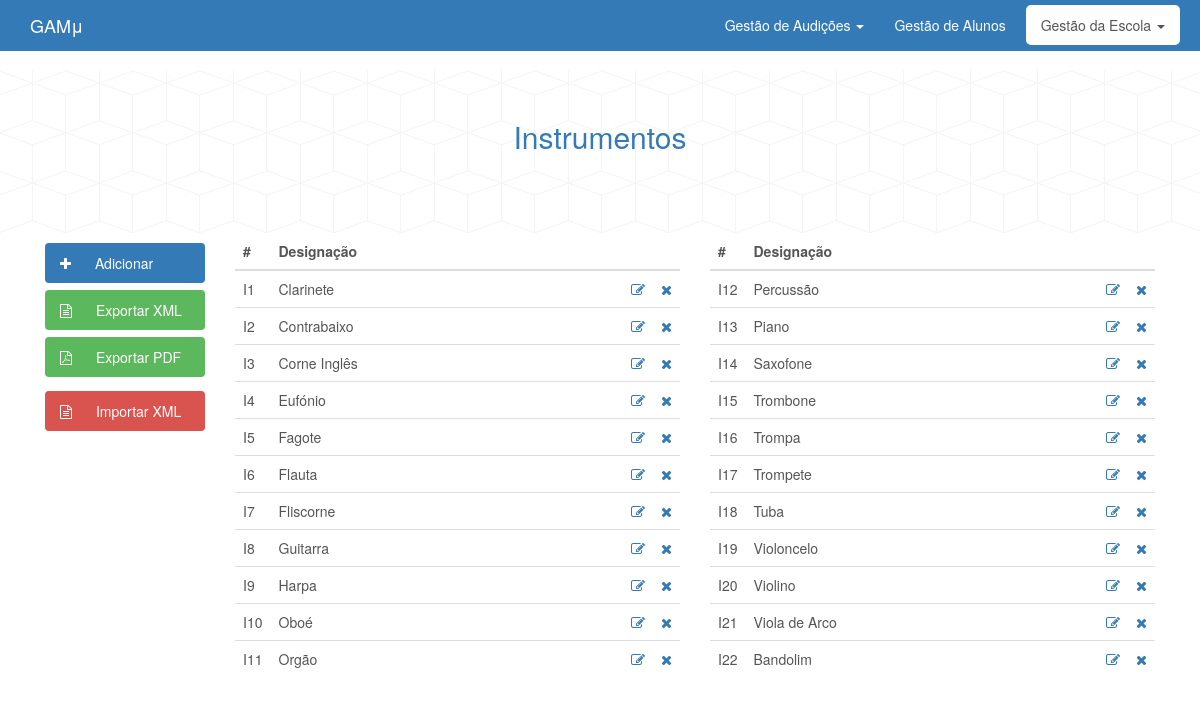
The page /website/index.php?controller=instrumento&action=index on the database its author committed.
### tables this page shows
CREATE TABLE IF NOT EXISTS `Instrumento` (
  `id_instrumento` INT NOT NULL AUTO_INCREMENT COMMENT '',
  `nome` VARCHAR(45) NOT NULL COMMENT '',
  PRIMARY KEY (`id_instrumento`)  COMMENT '');

### website/controllers/instrumento_controller.php (called while the page is built, shortened)
<?php
  class InstrumentoController {
    public function index() {
      $nr_instrumentos = Instrumento::count();
      $number_of_records = 100;
      $result_number=ceil($nr_instrumentos/$number_of_records);
      if(isset($_GET['page']))
        if(($_GET['page']>0) && ($_GET['page']<=$result_number))
          $page=$_GET['page'];
        else
          $page=1;
      else
        $page=1;
      $instrumentos = Instrumento::retrieve('Instrumento.id_instrumento',$page,$number_of_records);
      require_once('views/instrumento/index.php');
    }
  }
?>

### website/index.php (called while the page is built, shortened)
<?php
  require_once('views/layout.php');
?>

### website/models/instrumento.php (called while the page is built, shortened)
<?php
class Instrumento {
	public function __construct($id, $nome) {
		$this->id = $id;
		$this->nome = $nome;
	}
	public static function retrieve($order,$page,$number_of_records) {
		$db = Db::getInstance();
		$startpoint=($page-1)*$number_of_records;
		$list = [];
		$query_select = "SELECT * FROM Instrumento ORDER BY $order LIMIT $startpoint,$number_of_records";
		$result = $db->query($query_select);
		foreach($result as $inst)
			$list[] = new Instrumento($inst['id_instrumento'],$inst['nome']);
		return $list;
	}
  }
  ?>

### website/views/instrumento/index.php (the view, shortened to what this page needs)
	<div class="container-fluid">
	<div class="row">
		<div id="header" class="col-xs-12" style="padding-top:30px;padding-bottom:70px;">
			<h2 id="title" class='text-center'>Instrumentos</h2>
	</div>
	</div>
	<div class="container">
		<div id="sidebar" class="col-xs-12 col-md-2" style="padding-top:10px;">
			<ul class="sidebar nav nav-pills nav-stacked">
				<li role="presentation" class="normal">
					<a href="#" onclick="showModal()">
					<i class="fa fa-plus" style="padding-right: 20px"></i>
						Adicionar
					</a>
				</li>
				<li id="download" role="presentation" class="safe">
					<a href="?controller=instrumento&action=exportxml">
						<i class="fa fa-file-text-o" style="padding-right: 20px"></i>
						Exportar XML
					</a>
				</li>
				<li role="presentation" class="safe">
					<a href="#" onclick="inputXML()">
						<i class="fa fa-file-pdf-o" style="padding-right: 20px"></i>
						Exportar PDF
					</a>
				</li>
				<li class="mydivider">
				</li>
				<li role="presentation" class="warn">
					<a href="#" onclick="inputXML()">
						<i class="fa fa-file-text-o" style="padding-right: 20px"></i>
						Importar XML
					</a>
				</li>
			</ul>
		</div>
		<div id="content" class="col-xs-12 col-md-5">
			<table class='table'>
				<thead>
					<tr>
						<th width='5%'>#</th>
						<th width='87%'>Designação</th>
						<th width='4%'></th>
						<th width='4%'></th>
					</tr>
				</thead>
				<tbody>
					<?php
					$c = 0;
					$total = count($instrumentos);
							foreach ($instrumentos as $instrumento)
							{
								echo "<tr>";
								echo "<td>I".$instrumento->id."</td>";
								echo "<td>".$instrumento->nome."</td>";
								echo "<td>
									  <a href='#'><i class='fa fa-pencil-square-o'></i></a>
									  </td>
									  <td>
									  <a href='?controller=instrumento&action=remove&id=".$instrumento->id."'><i class='fa fa-times'></i></a>
									  </td>";
								echo "</tr>";
								$c++;
								if($c>ceil($total/2)-1)
									break;
							}
					?>
				</tbody>
			</table>
		</div>
		<div id="content" class="col-xs-12 col-md-5">
			<table class='table'>
				<thead>
					<tr>
						<th width='5%'>#</th>
						<th width='87%'>Designação</th>
						<th width='4%'></th>
						<th width='4%'></th>
					</tr>
				</thead>
				<tbody>
					<?php
					$c = 0;
					$total = count($instrumentos);
							foreach ($instrumentos as $instrumento)
							{
								$c++;
								if($c<=ceil($total/2))
									continue;
								echo "<tr>";
								echo "<td>I".$instrumento->id."</td>";
								echo "<td>".$instrumento->nome."</td>";
								echo "<td>
									  <a href='#'><i class='fa fa-pencil-square-o'></i></a>
									  </td>
									  <td>
									  <a href='?controller=instrumento&action=remove&id=".$instrumento->id."'><i class='fa fa-times'></i></a>
									  </td>";
								echo "</tr>";
							}
					?>
				</tbody>
			</table>
		</div>
	</div>
</div>

### website/public/gamu.css (style rules this page uses)
#header { background-image: url("img/cubes.png"); color: #337ab7; }
#title { color: #337ab7; }
.sidebar>li { padding-bottom: 5px; }
.sidebar>li.normal>a, .sidebar>li.normal>a:focus, .sidebar>li.normal>a:hover { color: white; background-color: #337ab7; }
.sidebar>li.safe>a, .sidebar>li.safe>a:focus, .sidebar>li.safe>a:hover { color: white; background-color: #5cb85c; }
.sidebar>li.warn>a, .sidebar>li.warn>a:focus, .sidebar>li.warn>a:hover { color: white; background-color: #d9534f; }
table { color: #555; }

### rows shown on the page
instrumento: id_instrumento "1", nome "Clarinete"
instrumento: id_instrumento "2", nome "Contrabaixo"
instrumento: id_instrumento "3", nome "Corne Inglês"
instrumento: id_instrumento "4", nome "Eufónio"
instrumento: id_instrumento "5", nome "Fagote"
instrumento: id_instrumento "6", nome "Flauta"
instrumento: id_instrumento "7", nome "Fliscorne"
instrumento: id_instrumento "8", nome "Guitarra"
instrumento: id_instrumento "9", nome "Harpa"
instrumento: id_instrumento "10", nome "Oboé"
instrumento: id_instrumento "11", nome "Orgão"
instrumento: id_instrumento "12", nome "Percussão"
instrumento: id_instrumento "13", nome "Piano"
instrumento: id_instrumento "14", nome "Saxofone"
instrumento: id_instrumento "15", nome "Trombone"
instrumento: id_instrumento "16", nome "Trompa"
instrumento: id_instrumento "17", nome "Trompete"
instrumento: id_instrumento "18", nome "Tuba"
instrumento: id_instrumento "19", nome "Violoncelo"
instrumento: id_instrumento "20", nome "Violino"
instrumento: id_instrumento "21", nome "Viola de Arco"
instrumento: id_instrumento "22", nome "Bandolim"
